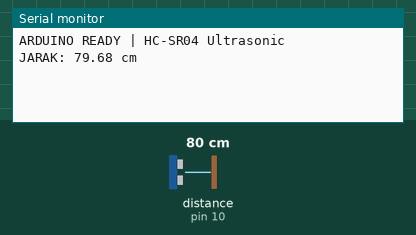
A sketch run on a simulated Arduino Uno, built with avr-gcc and run on an emulated ATmega328P. Parts: the last lines printed to the serial monitor. Wiring (inferred from the names in the program): ultrasonic range finder: trigger pin 9; echo pin 10. Inputs (shaded band) come from the test bench; at power-on: distance to the obstacle (sensor on pin 10) 80 cm. The echo pulse lasts 58.3 µs per cm.

Above: at 1.7 s.
1.8 s: distance to the obstacle (sensor on pin 10) set to 2 cm
At 2.6 s:
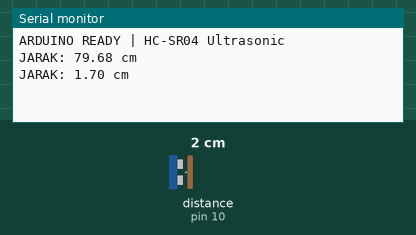
3.3 s: distance to the obstacle (sensor on pin 10) set to 4 cm
At 4.8 s:
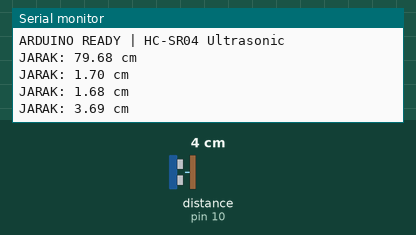
Timing chart, 0 to 6.3 s (numbered marks = the images above; inputs shaded):
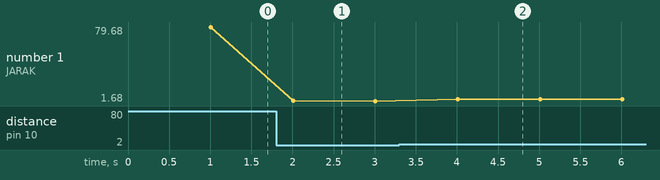

The sketch:

ultrasonic_distance.ino
```cpp
#define TRIG_PIN 9
#define ECHO_PIN 10
#define HB_MS 1000

unsigned long waktu_report = 0;

float baca_jarak() {
  digitalWrite(TRIG_PIN, LOW);
  delayMicroseconds(2);
  digitalWrite(TRIG_PIN, HIGH);
  delayMicroseconds(10);
  digitalWrite(TRIG_PIN, LOW);
  unsigned long duration = pulseIn(ECHO_PIN, HIGH, 30000);
  return duration * 0.0343 / 2;
}

void setup() {
  Serial.begin(9600);
  pinMode(TRIG_PIN, OUTPUT);
  pinMode(ECHO_PIN, INPUT);
  digitalWrite(TRIG_PIN, LOW);
  delay(500);
  Serial.println("ARDUINO READY | HC-SR04 Ultrasonic");
}

void loop() {
  unsigned long now = millis();
  if (now - waktu_report < HB_MS) { delay(50); return; }
  waktu_report = now;

  float jarak = baca_jarak();
  if (jarak == 0.00) {
    Serial.println("JARAK: -1.0 cm");
    return;
  }
  Serial.print("JARAK: ");
  Serial.print(jarak);
  Serial.println(" cm");
}
```

Measured:
- after the input at 1.8 s, the serial monitor: prints a new line after 0.21 s (image 1)
- after the input at 3.3 s, the serial monitor: prints a new line after 0.71 s (image 2)
- plotted number 1: 79.68 → 1.68 after the input at 1.8 s, 1.68 → 3.69 after the input at 3.3 s
